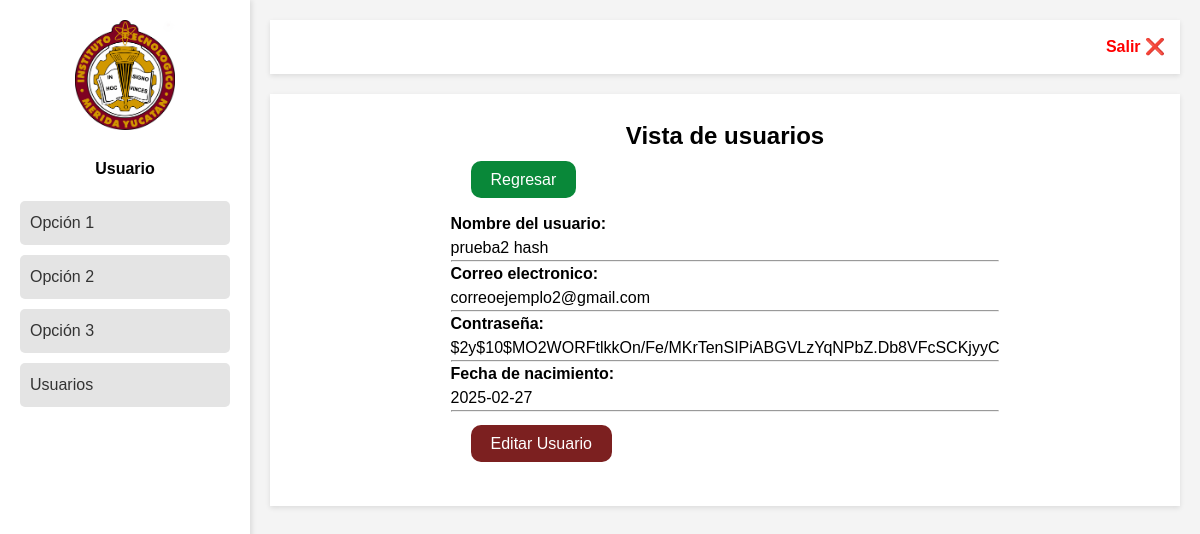
The page /ver-usuario.php?id=16 (signed in) on the database its author committed.
### tables this page shows
CREATE TABLE `usuarios` (
  `ID` int(11) NOT NULL,
  `nombre` varchar(50) DEFAULT NULL,
  `apellido` varchar(50) DEFAULT NULL,
  `email` varchar(30) DEFAULT NULL,
  `contrasena` varchar(100) DEFAULT NULL,
  `fecha_nacimiento` date DEFAULT NULL
);

### ver-usuario.php (the view, shortened to what this page needs)
<!DOCTYPE html>
<html lang="es">
<head>
    <link rel="stylesheet" href="CSS/estilos.css">
</head>
<body>
    <div class="flex-container">
        <div class="sidebar">
            <?php
            include "utils/nav-bar.php"
            ?>
        </div>
        <div class="main-content">
            <header>
                <?php include "utils/header.php"?>
            </header>
            <section class="dashboard">
                <div class="tittle-div">
                    <h1 class="title">Vista de usuarios</h1>
                </div>
                <div class="usuarios-vista">
                    <div class="btn">
                        <a class="btn-green btn-main" href="usuario.php">Regresar</a>
                    </div>
                        <div class="vista">
                    <?php
                        require "conn.php";
                        $id_usuario = $_GET["id"];
                        $todos = "SELECT * FROM usuarios WHERE ID = '$id_usuario' ";
                        $resultado = mysqli_query($conectar, $todos);
                        $fila = $resultado -> fetch_array();
                        ?>
                        <p class='text-bold'>Nombre del usuario:</p>
                        <p><?php echo $fila["nombre"]. "&nbsp;". $fila["apellido"] ."<hr>";?></p>
                        <p class='text-bold'>Correo electronico:</p>
                        <p><?php echo $fila["email"]. "<br>"."<hr>"; ?></p>
                        <p class='text-bold'>Contraseña:</p>
                        <?php echo $fila["contrasena"]. "<br>"."<hr>";?>
                        <p class='text-bold'>Fecha de nacimiento:</p>
                        <?php  echo $fila["fecha_nacimiento"]. "<br>"."<hr>"; ?>
                    <div class="btn">
                        <a class="btn-blue" href="editar-usuario.php?id=<?php echo $fila['ID']; ?>">Editar Usuario</a>
                    </div>
                    </div>
                </div>
            </section>
        </div>
    </div>
</body>
</html>

### CSS/estilos.css (style rules this page uses)
:root { --color1: #ccc; --colorWhite: #ffff; --colorBlack: #202131; --color2: #7c2020; --color3: #f2f4f6; --color4: #f7831e; --color5: #ffcc00; --color6: #098839; }
body { font-weight: 16px; line-height: 24px; }
* { margin: 0; padding: 0; box-sizing: border-box; font-family: Arial, Helvetica, sans-serif; }
.flex-container { display: flex; min-height: 100vh; background-color: #f4f4f4; }
.sidebar { width: 250px; background: var(--colorWhite); padding: 20px; box-shadow: 2px 0 5px rgba(0,0,0,0.1); }
.main-content { flex: 1; padding: 20px; }
.dashboard { display: flex; flex-direction: column; align-items: center; margin-top: 20px; background-color: var(--colorWhite); box-shadow: 0 2px 5px rgba(0,0,0,0.1); padding: 30px; }
.btn-green { background-color: var(--color6); color: white; padding: 10px 20px; border-radius: 10px; border: none; text-decoration: none; cursor: pointer; }
.btn-blue { background-color: var(--color2); color: white; padding: 10px 20px; border-radius: 10px; border: none; text-decoration: none; cursor: pointer; }
.btn { margin: 20px; text-align: left; align-items:end; }
.text-bold { font-weight: bold; }

### rows shown on the page
usuarios: nombre "prueba2", apellido "hash", email "correoejemplo2@gmail.com", contrasena "$2y$10$MO2WORFtlkkOn/Fe/MKrTenSIPiABGVLzYqNPbZ.Db8VFcSCKjyyC", fecha_nacimiento "2025-02-27"
